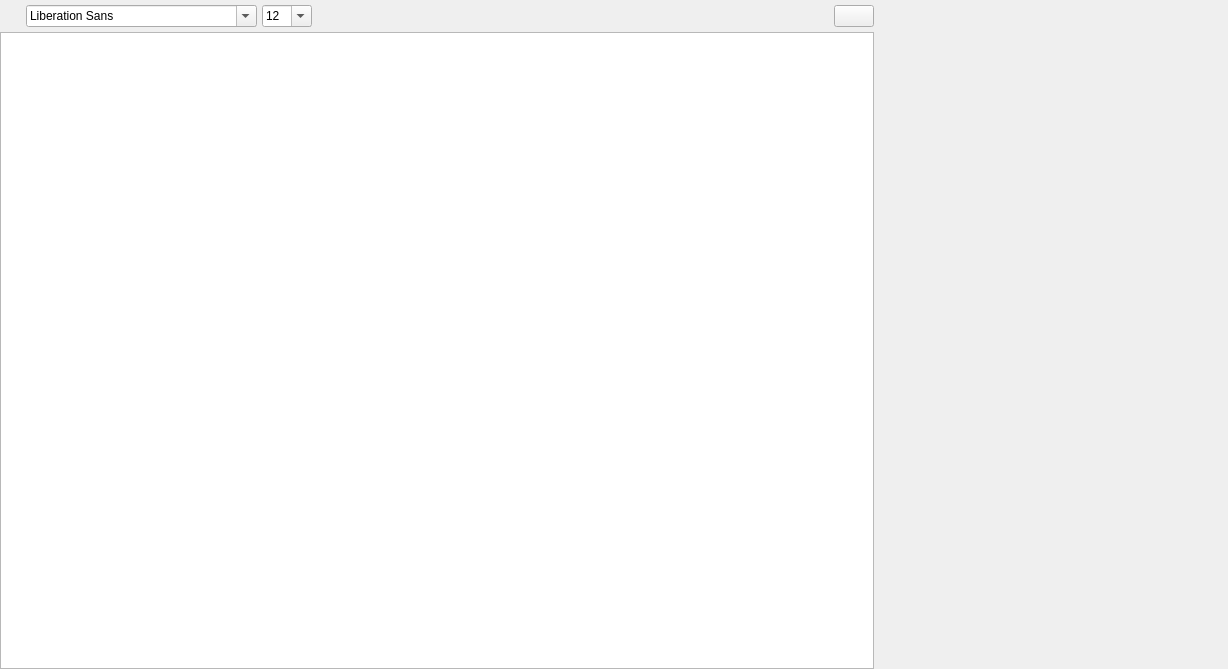
<?xml version="1.0" encoding="UTF-8"?>
<ui version="4.0">
 <class>NoteBookWidget</class>
 <widget class="AbstractFileEditor" name="NoteBookWidget">
  <property name="geometry">
   <rect>
    <x>0</x>
    <y>0</y>
    <width>1228</width>
    <height>669</height>
   </rect>
  </property>
  <property name="windowTitle">
   <string>NoteBookWidget</string>
  </property>
  <layout class="QHBoxLayout" name="horizontalLayout" stretch="5,2">
   <property name="spacing">
    <number>5</number>
   </property>
   <property name="leftMargin">
    <number>0</number>
   </property>
   <property name="topMargin">
    <number>0</number>
   </property>
   <property name="rightMargin">
    <number>0</number>
   </property>
   <property name="bottomMargin">
    <number>0</number>
   </property>
   <item>
    <layout class="QVBoxLayout" name="noteLayout">
     <property name="spacing">
      <number>5</number>
     </property>
     <property name="bottomMargin">
      <number>0</number>
     </property>
     <item>
      <layout class="QHBoxLayout" name="fmtEditLayout">
       <property name="spacing">
        <number>5</number>
       </property>
       <property name="sizeConstraint">
        <enum>QLayout::SizeConstraint::SetMinimumSize</enum>
       </property>
       <property name="topMargin">
        <number>5</number>
       </property>
       <property name="bottomMargin">
        <number>0</number>
       </property>
       <item>
        <widget class="NoSinkingToolButton" name="fmtBrushButton">
         <property name="sizePolicy">
          <sizepolicy hsizetype="Fixed" vsizetype="Fixed">
           <horstretch>1</horstretch>
           <verstretch>1</verstretch>
          </sizepolicy>
         </property>
         <property name="styleSheet">
          <string notr="true">padding-left:0px;</string>
         </property>
         <property name="text">
          <string/>
         </property>
         <property name="icon">
          <iconset resource="../notebook_resources.qrc">
           <normaloff>:/assets/icon/formatbrush.svg</normaloff>:/assets/icon/formatbrush.svg</iconset>
         </property>
         <property name="iconSize">
          <size>
           <width>16</width>
           <height>16</height>
          </size>
         </property>
         <property name="checkable">
          <bool>true</bool>
         </property>
         <property name="checked">
          <bool>false</bool>
         </property>
         <property name="autoExclusive">
          <bool>false</bool>
         </property>
         <property name="autoRaise">
          <bool>true</bool>
         </property>
        </widget>
       </item>
       <item>
        <widget class="QFontComboBox" name="fontComboBox">
         <property name="sizePolicy">
          <sizepolicy hsizetype="Fixed" vsizetype="Fixed">
           <horstretch>0</horstretch>
           <verstretch>1</verstretch>
          </sizepolicy>
         </property>
         <property name="focusPolicy">
          <enum>Qt::FocusPolicy::WheelFocus</enum>
         </property>
         <property name="styleSheet">
          <string notr="true"/>
         </property>
        </widget>
       </item>
       <item>
        <widget class="QComboBox" name="fontSizeComboBox">
         <property name="sizePolicy">
          <sizepolicy hsizetype="Fixed" vsizetype="Fixed">
           <horstretch>0</horstretch>
           <verstretch>0</verstretch>
          </sizepolicy>
         </property>
         <property name="minimumSize">
          <size>
           <width>50</width>
           <height>0</height>
          </size>
         </property>
         <property name="editable">
          <bool>true</bool>
         </property>
         <property name="currentIndex">
          <number>6</number>
         </property>
         <property name="insertPolicy">
          <enum>QComboBox::InsertPolicy::NoInsert</enum>
         </property>
         <item>
          <property name="text">
           <string>6</string>
          </property>
         </item>
         <item>
          <property name="text">
           <string>7</string>
          </property>
         </item>
         <item>
          <property name="text">
           <string>8</string>
          </property>
         </item>
         <item>
          <property name="text">
           <string>9</string>
          </property>
         </item>
         <item>
          <property name="text">
           <string>10</string>
          </property>
         </item>
         <item>
          <property name="text">
           <string>11</string>
          </property>
         </item>
         <item>
          <property name="text">
           <string>12</string>
          </property>
         </item>
         <item>
          <property name="text">
           <string>14</string>
          </property>
         </item>
         <item>
          <property name="text">
           <string>16</string>
          </property>
         </item>
         <item>
          <property name="text">
           <string>18</string>
          </property>
         </item>
         <item>
          <property name="text">
           <string>20</string>
          </property>
         </item>
         <item>
          <property name="text">
           <string>22</string>
          </property>
         </item>
         <item>
          <property name="text">
           <string>24</string>
          </property>
         </item>
         <item>
          <property name="text">
           <string>26</string>
          </property>
         </item>
         <item>
          <property name="text">
           <string>28</string>
          </property>
         </item>
         <item>
          <property name="text">
           <string>36</string>
          </property>
         </item>
         <item>
          <property name="text">
           <string>48</string>
          </property>
         </item>
         <item>
          <property name="text">
           <string>72</string>
          </property>
         </item>
        </widget>
       </item>
       <item>
        <widget class="ColorPicker" name="colorPickerWidget" native="true">
         <property name="minimumSize">
          <size>
           <width>100</width>
           <height>0</height>
          </size>
         </property>
        </widget>
       </item>
       <item>
        <widget class="NoSinkingToolButton" name="boldButton">
         <property name="sizePolicy">
          <sizepolicy hsizetype="Fixed" vsizetype="Fixed">
           <horstretch>1</horstretch>
           <verstretch>1</verstretch>
          </sizepolicy>
         </property>
         <property name="styleSheet">
          <string notr="true">padding-left:0px;</string>
         </property>
         <property name="text">
          <string/>
         </property>
         <property name="icon">
          <iconset resource="../notebook_resources.qrc">
           <normaloff>:/assets/icon/bold.svg</normaloff>:/assets/icon/bold.svg</iconset>
         </property>
         <property name="iconSize">
          <size>
           <width>16</width>
           <height>16</height>
          </size>
         </property>
         <property name="checkable">
          <bool>true</bool>
         </property>
         <property name="autoRaise">
          <bool>true</bool>
         </property>
        </widget>
       </item>
       <item>
        <widget class="NoSinkingToolButton" name="italicButton">
         <property name="sizePolicy">
          <sizepolicy hsizetype="Fixed" vsizetype="Fixed">
           <horstretch>1</horstretch>
           <verstretch>1</verstretch>
          </sizepolicy>
         </property>
         <property name="styleSheet">
          <string notr="true">padding-left:0px;</string>
         </property>
         <property name="text">
          <string/>
         </property>
         <property name="icon">
          <iconset resource="../notebook_resources.qrc">
           <normaloff>:/assets/icon/italic.svg</normaloff>:/assets/icon/italic.svg</iconset>
         </property>
         <property name="iconSize">
          <size>
           <width>16</width>
           <height>16</height>
          </size>
         </property>
         <property name="checkable">
          <bool>true</bool>
         </property>
         <property name="checked">
          <bool>false</bool>
         </property>
         <property name="autoRaise">
          <bool>true</bool>
         </property>
        </widget>
       </item>
       <item>
        <widget class="NoSinkingToolButton" name="underlineButton">
         <property name="sizePolicy">
          <sizepolicy hsizetype="Fixed" vsizetype="Fixed">
           <horstretch>1</horstretch>
           <verstretch>1</verstretch>
          </sizepolicy>
         </property>
         <property name="styleSheet">
          <string notr="true">padding-left:0px;</string>
         </property>
         <property name="text">
          <string/>
         </property>
         <property name="icon">
          <iconset resource="../notebook_resources.qrc">
           <normaloff>:/assets/icon/underline.svg</normaloff>:/assets/icon/underline.svg</iconset>
         </property>
         <property name="iconSize">
          <size>
           <width>16</width>
           <height>16</height>
          </size>
         </property>
         <property name="checkable">
          <bool>true</bool>
         </property>
         <property name="autoRaise">
          <bool>true</bool>
         </property>
        </widget>
       </item>
       <item>
        <widget class="NoSinkingToolButton" name="strikeOutButton">
         <property name="sizePolicy">
          <sizepolicy hsizetype="Fixed" vsizetype="Fixed">
           <horstretch>1</horstretch>
           <verstretch>1</verstretch>
          </sizepolicy>
         </property>
         <property name="styleSheet">
          <string notr="true">padding-left:0px;</string>
         </property>
         <property name="text">
          <string/>
         </property>
         <property name="icon">
          <iconset resource="../notebook_resources.qrc">
           <normaloff>:/assets/icon/strikeout.svg</normaloff>:/assets/icon/strikeout.svg</iconset>
         </property>
         <property name="iconSize">
          <size>
           <width>16</width>
           <height>16</height>
          </size>
         </property>
         <property name="checkable">
          <bool>true</bool>
         </property>
         <property name="autoRaise">
          <bool>true</bool>
         </property>
        </widget>
       </item>
       <item>
        <spacer name="horizontalSpacer">
         <property name="orientation">
          <enum>Qt::Orientation::Horizontal</enum>
         </property>
         <property name="sizeType">
          <enum>QSizePolicy::Policy::Expanding</enum>
         </property>
         <property name="sizeHint" stdset="0">
          <size>
           <width>100</width>
           <height>20</height>
          </size>
         </property>
        </spacer>
       </item>
       <item>
        <widget class="MultiStatePushButton" name="calqlatrToggleButton">
         <property name="sizePolicy">
          <sizepolicy hsizetype="Fixed" vsizetype="Fixed">
           <horstretch>0</horstretch>
           <verstretch>0</verstretch>
          </sizepolicy>
         </property>
         <property name="text">
          <string/>
         </property>
        </widget>
       </item>
      </layout>
     </item>
     <item>
      <widget class="AdvTextEdit" name="mainTextEdit">
       <property name="sizePolicy">
        <sizepolicy hsizetype="Expanding" vsizetype="Expanding">
         <horstretch>0</horstretch>
         <verstretch>0</verstretch>
        </sizepolicy>
       </property>
       <property name="font">
        <font>
         <pointsize>12</pointsize>
        </font>
       </property>
       <property name="styleSheet">
        <string notr="true">AdvTextEdit{
border: 1px solid rgb(91, 91, 91);
border-radius: 5px;
background-color: #FFFFFF;
}</string>
       </property>
      </widget>
     </item>
    </layout>
   </item>
   <item>
    <widget class="CalqlatrWidget" name="calqlatrWidget" native="true">
     <property name="sizePolicy">
      <sizepolicy hsizetype="Preferred" vsizetype="Preferred">
       <horstretch>0</horstretch>
       <verstretch>0</verstretch>
      </sizepolicy>
     </property>
     <property name="minimumSize">
      <size>
       <width>0</width>
       <height>0</height>
      </size>
     </property>
    </widget>
   </item>
  </layout>
 </widget>
 <customwidgets>
  <customwidget>
   <class>CalqlatrWidget</class>
   <extends>QWidget</extends>
   <header>CalqlatrWidget.h</header>
   <container>1</container>
  </customwidget>
  <customwidget>
   <class>AdvTextEdit</class>
   <extends>QTextEdit</extends>
   <header>AdvTextEdit.h</header>
  </customwidget>
  <customwidget>
   <class>AbstractFileEditor</class>
   <extends>QWidget</extends>
   <header>AbstractFileEditor.h</header>
   <container>1</container>
  </customwidget>
  <customwidget>
   <class>NoSinkingToolButton</class>
   <extends>QToolButton</extends>
   <header>NoSinkingToolButton.h</header>
  </customwidget>
  <customwidget>
   <class>ColorPicker</class>
   <extends>QWidget</extends>
   <header>ColorPicker.h</header>
   <container>1</container>
  </customwidget>
  <customwidget>
   <class>MultiStatePushButton</class>
   <extends>QPushButton</extends>
   <header>MultiStatePushButton.h</header>
  </customwidget>
 </customwidgets>
 <resources>
  <include location="../notebook_resources.qrc"/>
 </resources>
 <connections/>
</ui>
